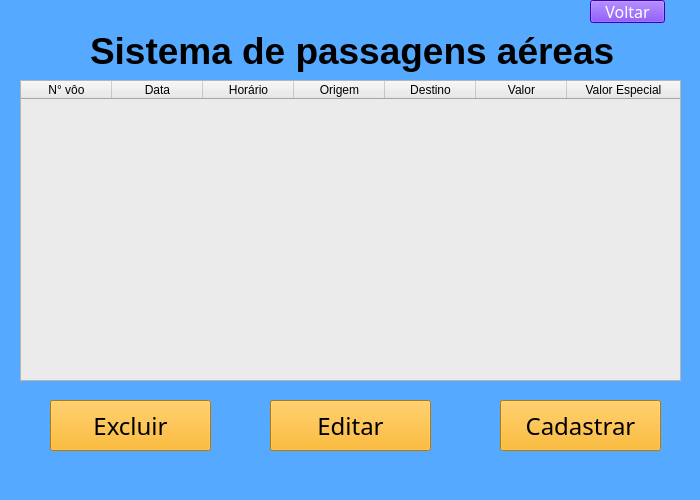
<?xml version="1.0" encoding="UTF-8"?>
<ui version="4.0">
 <class>Sistema</class>
 <widget class="QMainWindow" name="Sistema">
  <property name="geometry">
   <rect>
    <x>0</x>
    <y>0</y>
    <width>700</width>
    <height>500</height>
   </rect>
  </property>
  <property name="minimumSize">
   <size>
    <width>700</width>
    <height>500</height>
   </size>
  </property>
  <property name="font">
   <font>
    <family>Arboria-Black</family>
    <pointsize>24</pointsize>
   </font>
  </property>
  <property name="windowTitle">
   <string>MainWindow</string>
  </property>
  <property name="styleSheet">
   <string notr="true">background-color: rgb(85, 170, 255);</string>
  </property>
  <widget class="QWidget" name="centralwidget">
   <widget class="QLabel" name="label_titulo_2">
    <property name="geometry">
     <rect>
      <x>90</x>
      <y>20</y>
      <width>551</width>
      <height>61</height>
     </rect>
    </property>
    <property name="font">
     <font>
      <pointsize>28</pointsize>
      <weight>75</weight>
      <italic>false</italic>
      <bold>true</bold>
     </font>
    </property>
    <property name="text">
     <string>Sistema de passagens aéreas</string>
    </property>
   </widget>
   <widget class="QPushButton" name="botao_voltar">
    <property name="geometry">
     <rect>
      <x>590</x>
      <y>0</y>
      <width>75</width>
      <height>23</height>
     </rect>
    </property>
    <property name="font">
     <font>
      <family>Arboria-Black</family>
      <pointsize>12</pointsize>
     </font>
    </property>
    <property name="styleSheet">
     <string notr="true">background-color: rgb(85, 0, 255);
color: rgb(255,255,255);</string>
    </property>
    <property name="text">
     <string>Voltar</string>
    </property>
   </widget>
   <widget class="QTableWidget" name="tableWidget">
    <property name="geometry">
     <rect>
      <x>20</x>
      <y>80</y>
      <width>661</width>
      <height>301</height>
     </rect>
    </property>
    <property name="styleSheet">
     <string notr="true">background-color: rgb(235, 235, 235);</string>
    </property>
    <attribute name="horizontalHeaderCascadingSectionResizes">
     <bool>true</bool>
    </attribute>
    <attribute name="horizontalHeaderMinimumSectionSize">
     <number>40</number>
    </attribute>
    <attribute name="horizontalHeaderDefaultSectionSize">
     <number>91</number>
    </attribute>
    <attribute name="horizontalHeaderStretchLastSection">
     <bool>true</bool>
    </attribute>
    <column>
     <property name="text">
      <string>N° vôo</string>
     </property>
    </column>
    <column>
     <property name="text">
      <string>Data</string>
     </property>
    </column>
    <column>
     <property name="text">
      <string>Horário</string>
     </property>
    </column>
    <column>
     <property name="text">
      <string>Origem</string>
     </property>
    </column>
    <column>
     <property name="text">
      <string>Destino</string>
     </property>
    </column>
    <column>
     <property name="text">
      <string>Valor</string>
     </property>
    </column>
    <column>
     <property name="text">
      <string>Valor Especial</string>
     </property>
    </column>
   </widget>
   <widget class="QPushButton" name="botao_cadastrar_voo">
    <property name="geometry">
     <rect>
      <x>500</x>
      <y>400</y>
      <width>161</width>
      <height>51</height>
     </rect>
    </property>
    <property name="font">
     <font>
      <family>Arboria-Black</family>
      <pointsize>18</pointsize>
     </font>
    </property>
    <property name="styleSheet">
     <string notr="true">background-color: rgb(255, 170, 0);</string>
    </property>
    <property name="text">
     <string>Cadastrar</string>
    </property>
   </widget>
   <widget class="QPushButton" name="botao_editar">
    <property name="geometry">
     <rect>
      <x>270</x>
      <y>400</y>
      <width>161</width>
      <height>51</height>
     </rect>
    </property>
    <property name="font">
     <font>
      <family>Arboria-Black</family>
      <pointsize>18</pointsize>
     </font>
    </property>
    <property name="styleSheet">
     <string notr="true">background-color: rgb(255, 170, 0);</string>
    </property>
    <property name="text">
     <string>Editar</string>
    </property>
   </widget>
   <widget class="QPushButton" name="botao_excluir">
    <property name="geometry">
     <rect>
      <x>50</x>
      <y>400</y>
      <width>161</width>
      <height>51</height>
     </rect>
    </property>
    <property name="font">
     <font>
      <family>Arboria-Black</family>
      <pointsize>18</pointsize>
     </font>
    </property>
    <property name="styleSheet">
     <string notr="true">background-color: rgb(255, 170, 0);</string>
    </property>
    <property name="text">
     <string>Excluir</string>
    </property>
   </widget>
  </widget>
  <widget class="QStatusBar" name="statusbar"/>
  <widget class="QMenuBar" name="menubar">
   <property name="geometry">
    <rect>
     <x>0</x>
     <y>0</y>
     <width>700</width>
     <height>21</height>
    </rect>
   </property>
  </widget>
 </widget>
 <resources/>
 <connections/>
</ui>
